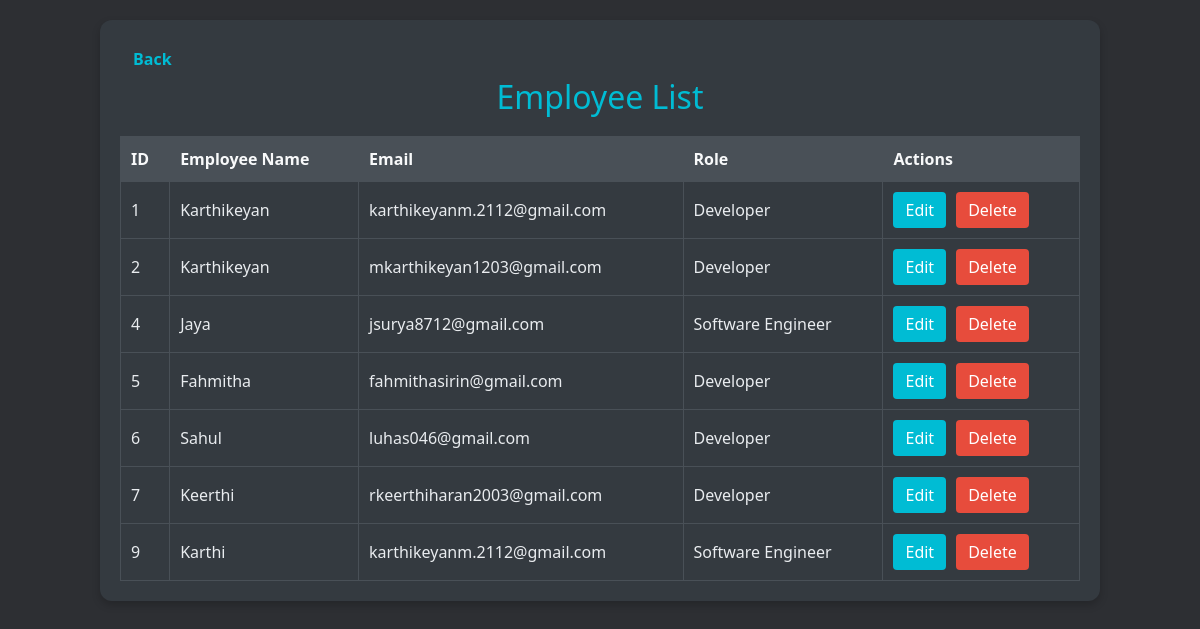
Screenshot of /employee_list/ (signed in) with the database file from the repository.
### apis/models.py (models this page shows, shortened)
class CustomUser(AbstractUser):
    ROLE_CHOICES = [
        ('HR', 'HR'),
        ('Manager', 'Manager'),
        ('Software Engineer', 'Software Engineer'),
        ('Developer', 'Developer'),
    ]
    role = models.CharField(max_length=20, choices=ROLE_CHOICES, default='Developer')
    salary = models.DecimalField(max_digits=10, decimal_places=2, null=True, blank=True)
    hourly_rate = models.DecimalField(max_digits=10, decimal_places=2, default=0.00)

### apis/views.py (the view)
# urls.py: path('employee_list/', views.employee_list, name='employee_list'),
@login_required
def employee_list(request):
    users = CustomUser.objects.all().order_by('id')
    return render(request, 'Admin/employee_list.html', {'users': users})

### templates/Admin/employee_list.html (shortened to what this page needs)
<!DOCTYPE html>
<html lang="en">
<head>
    <link href="https://cdn.jsdelivr.net/npm/bootstrap@5.3.0/dist/css/bootstrap.min.css" rel="stylesheet">
</head>
<body>
<div class="container">
    <div class="text-left">
        <a href="{% url 'home' %}" class="btn btn-link"> Back</a>
    </div>
    <h2>Employee List</h2>
    <table>
        <thead>
            <tr>
                <th>ID</th>
                <th>Employee Name</th>
                <th>Email</th>
                <th>Role</th>
                <th>Actions</th>
            </tr>
        </thead>
        <tbody>
            {% for user in users %}
                {% if user.role == 'Developer' or user.role == 'Software Engineer' %}
                    <tr>
                        <td>{{ forloop.counter }}</td>
                        <td>{{ user.first_name }}</td>
                        <td>{{ user.email }}</td>
                        <td>{{ user.role }}</td>
                        <td>
                            <div class="actions">
                                <form action="{% url 'employee_edit' user.id %}" method="GET">
                                    <button type="submit" class="edit-btn">Edit</button>
                                </form>
                                <form action="{% url 'delete_employee' user.id %}" method="POST" onsubmit="return confirmDelete(event)">
                                    <button type="submit" class="delete-btn">Delete</button>
                                </form>
                            </div>
                        </td>
                    </tr>
                {% endif %}
            {% endfor %}
        </tbody>
    </table>
</div>
</body>
</html>

### templates/Admin/employee_list.html (style rules this page uses)
body { background-color: #2d2f33; font-family: 'Segoe UI', Tahoma, Geneva, Verdana, sans-serif; color: #e9ecef; }
.container { max-inline-size: 1000px; padding: 20px; background-color: #343a40; border-radius: 12px; box-shadow: 0 4px 8px rgba(0, 0, 0, 0.2); inline-size: 100%; margin: 20px auto; }
h2 { text-align: center; color: #00bcd4; }
table { inline-size: 100%; border-collapse: collapse; margin-block-start: 20px; }
table, th, td { border: 1px solid #495057; }
th, td { padding: 10px; text-align: start; }
th { background-color: #495057; color: #f8f9fa; }
.actions { display: flex; gap: 10px; }
.actions form { margin: 0; }
.actions button { padding: 6px 12px; cursor: pointer; border: none; border-radius: 4px; transition: background-color 0.3s; }
.edit-btn { background-color: #00bcd4; color: white; }
.delete-btn { background-color: #e74c3c; color: white; }
.text-left a { color: #00bcd4; text-decoration: none; font-weight: bold; }

### rows the page displays
CustomUser: first_name "Karthikeyan", email "karthikeyanm.2112@gmail.com", role "Developer"
CustomUser: first_name "Karthikeyan", email "mkarthikeyan1203@gmail.com", role "Developer"
CustomUser: first_name "Jaya", email "jsurya8712@gmail.com", role "Software Engineer"
CustomUser: first_name "Fahmitha", email "fahmithasirin@gmail.com", role "Developer"
CustomUser: first_name "Sahul", email "luhas046@gmail.com", role "Developer"
CustomUser: first_name "Keerthi", email "rkeerthiharan2003@gmail.com", role "Developer"
CustomUser: first_name "Karthi", email "karthikeyanm.2112@gmail.com", role "Software Engineer"
